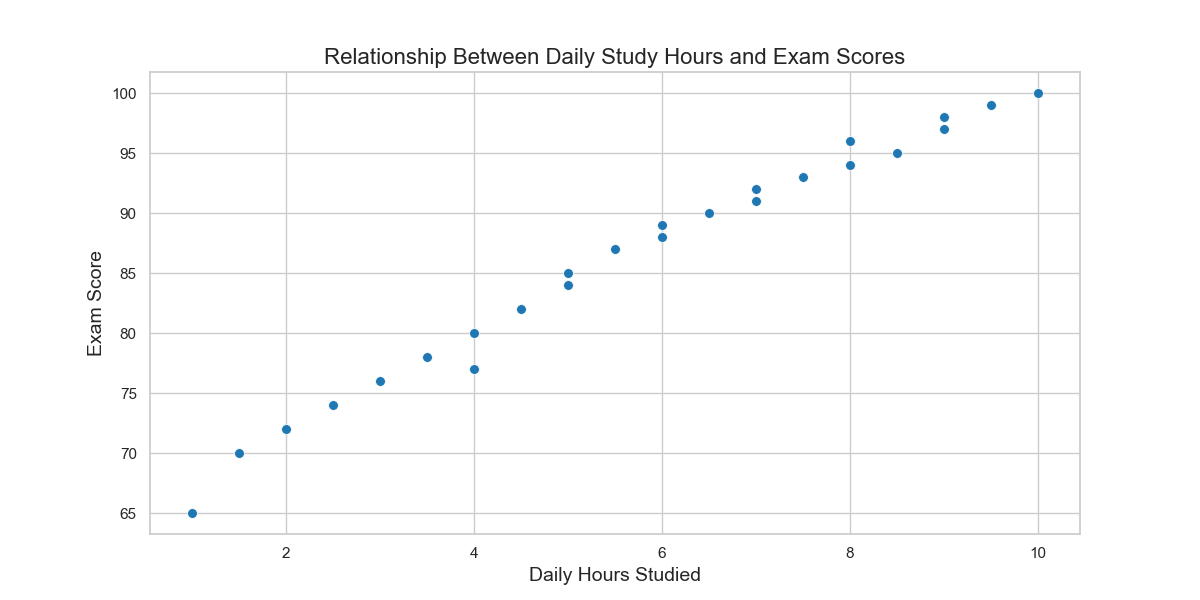

This chart was generated by the following Python code:

import seaborn as sns
import pandas as pd
import matplotlib.pyplot as plt

# Load the dataset from the provided table data
data = {
    'StudentID': [1, 2, 3, 4, 5, 6, 7, 8, 9, 10, 11, 12, 13, 14, 15, 16, 17, 18, 19, 20, 21, 22, 23, 24, 25],
    'DailyHoursStudied': [1, 1.5, 2, 2.5, 3, 3.5, 4, 4.5, 5, 5.5, 6, 6.5, 7, 7.5, 8, 8.5, 9, 9.5, 10, 4, 5, 6, 7, 8, 9],
    'ExamScore': [65, 70, 72, 74, 76, 78, 80, 82, 85, 87, 89, 90, 91, 93, 94, 95, 97, 99, 100, 77, 84, 88, 92, 96, 98]
}
df = pd.DataFrame(data)

# Set the aesthetic style of the plots
sns.set_theme(style="whitegrid")

# Create the scatter plot
plt.figure(figsize=(12, 6))
scatter_plot = sns.scatterplot(x='DailyHoursStudied', y='ExamScore',
                               data=df, color='#1f77b4', s=50)

# Set the chart title and labels
scatter_plot.set_title('Relationship Between Daily Study Hours and Exam Scores', fontsize=16)
scatter_plot.set_xlabel('Daily Hours Studied', fontsize=14)
scatter_plot.set_ylabel('Exam Score', fontsize=14)

# Show the plot
plt.show()
